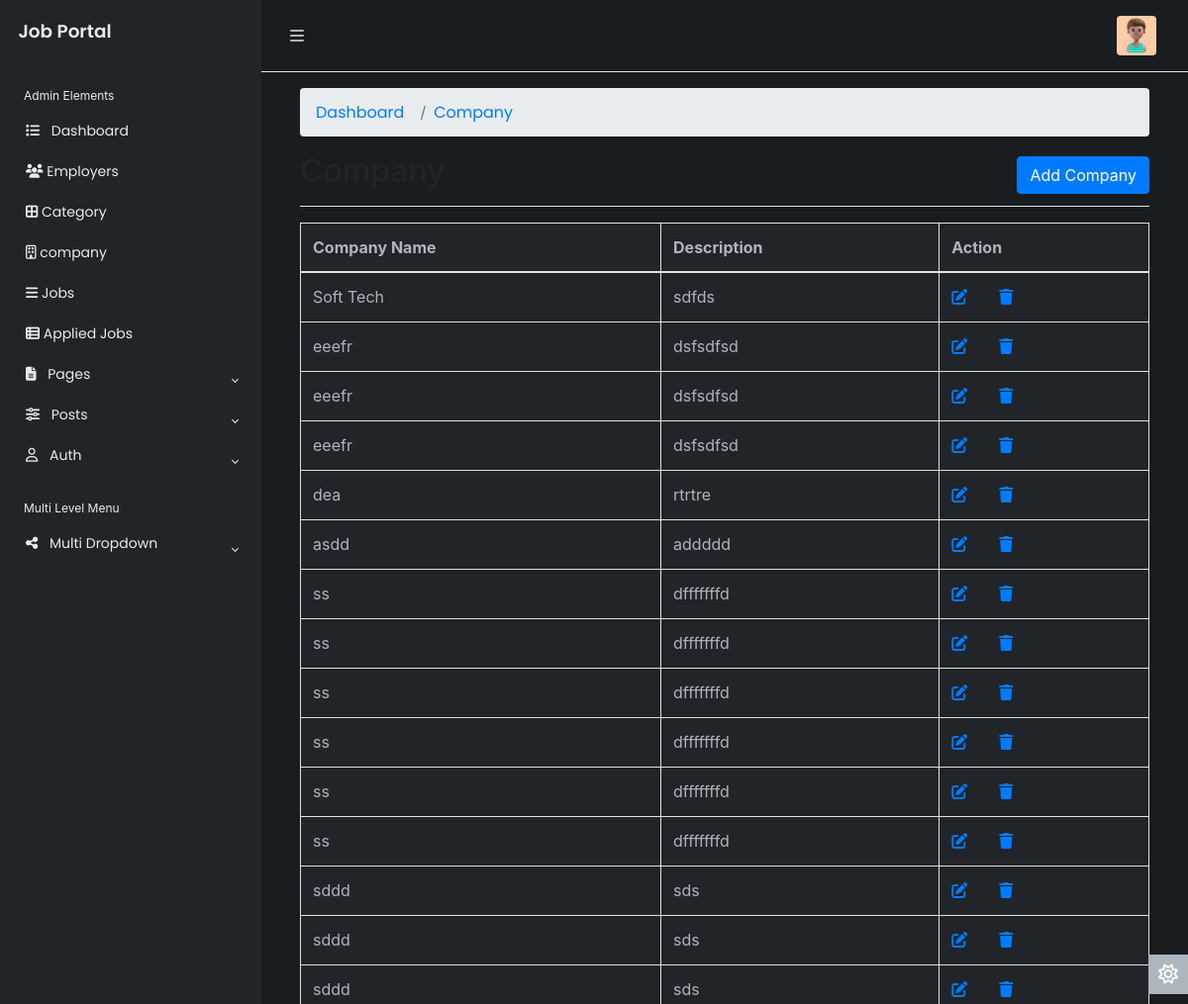
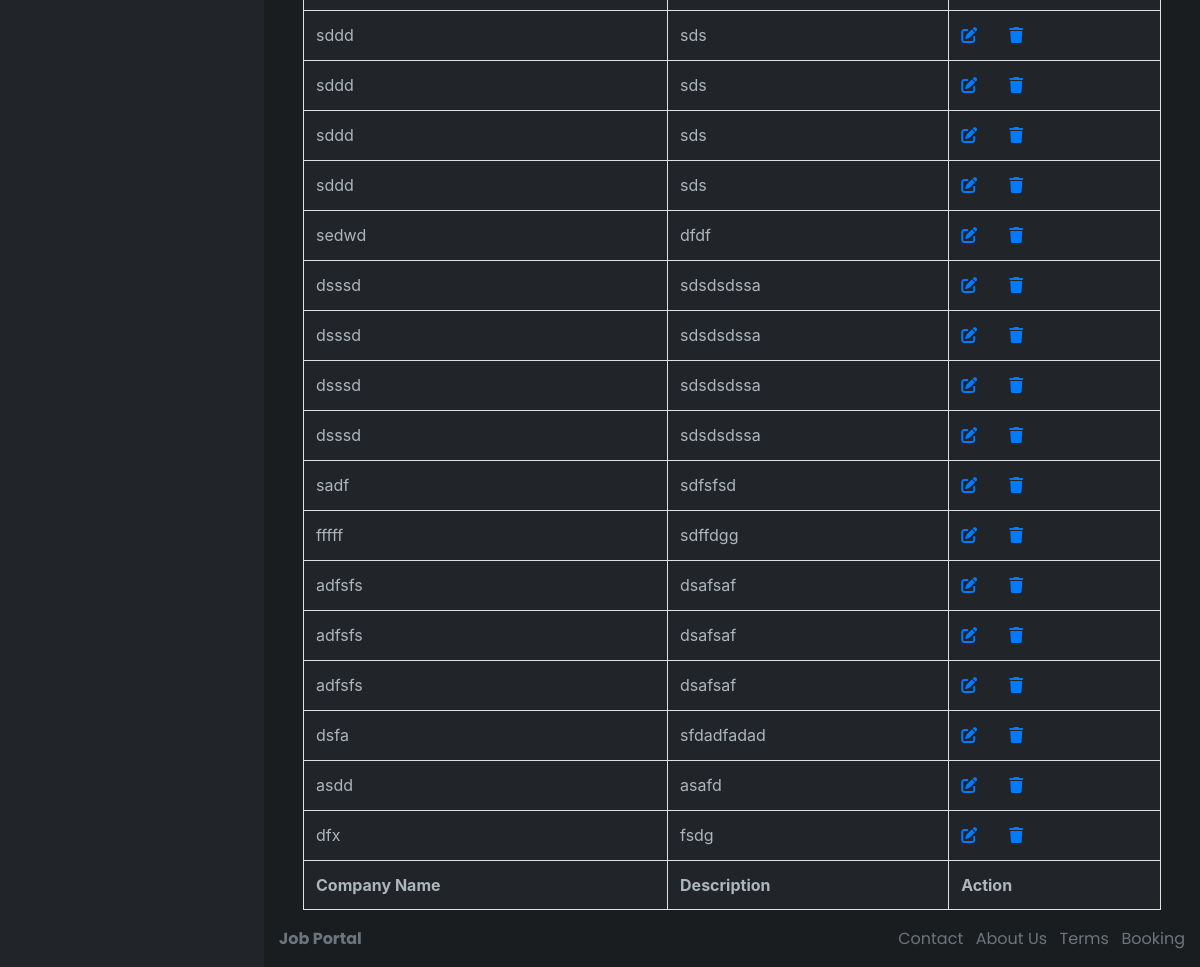
The app's page /admin2/company.php (signed in) with its own data (2 pictures, top to bottom).
### tables this page shows
CREATE TABLE `company` (
  `cid` int(11) NOT NULL,
  `cname` varchar(111) NOT NULL,
  `description` varchar(111) NOT NULL,
  `admin` varchar(100) NOT NULL,
  `des` varchar(200) NOT NULL
);

### admin2/company.php (the view, shortened to what this page needs)
<?php include('header.php');?>
<?php include('sidebar.php');?>
<?php
    $query="select * from company";
    $result=mysqli_query($connection,$query);
    $raw=mysqli_num_rows($result);
?>
<div class="container-fluid">
<main role="main" class="col-md-9 ml-sm-auto col-lg-12 pt-3 px-4">
        <nav aria-label="breadcrumb">
  <ol class="breadcrumb">
    <li class="breadcrumb-item"><a href="admin_dashboard.php">Dashboard</a></li>
    <li class="breadcrumb-item"><a href="company.php">Company</a></li>
  </ol>
</nav>
<div class="d-flex justify-content-between flex-wrap flex-md-nowrap align-items-center pb-2 mb-3 border-bottom">
          <h1 class="h2">Company</h1>
           <a href="add_company.php" class="btn btn-primary">Add Company</a>
          </div>
<div class="table-responsive">
<table id="example" class="table  table-bordered" style="width:100%">
        <thead>
            <tr>
                <th>Company Name</th>
                <th>Description</th>
                <th>Action</th>
            </tr>
        </thead>
        <tbody>
        <?php
         if($raw>0){
          while($data=mysqli_fetch_assoc($result)) {
    ?>
            <tr>
        <td><?php echo $data['cname'];?></td>
      <td><?php echo $data['description'];?></td>
      <td><a href="edit_company.php?uid=<?php echo $data['cid'];?>"> <i class="fa-solid fa-pen-to-square mr-3"></i></a><a href="company.php?did=<?php echo $data['cid'];?>"><i class="fa-solid fa-trash ml-3"></i></a></td>
            </tr>
            <?php }}; ?>
        </tbody>
        <tfoot>
            <tr>
                <th>Company Name</th>
                <th>Description</th>
                <th>Action</th>
            </tr>
        </tfoot>
    </table>
    </div>
    </div>
<?php include('footer.php');?>

### admin2/css/style.css (style rules this page uses)
body { font-family: 'Poppins', sans-serif; font-size: 0.875rem; opacity: 1; overflow-y: scroll; margin: 0; }
a { cursor: pointer; text-decoration: none; font-family: 'Poppins', sans-serif; }
li { list-style: none; }

### records on screen
company: cname "Soft Tech", description "sdfds"
company: cname "eeefr", description "dsfsdfsd"
company: cname "eeefr", description "dsfsdfsd"
company: cname "eeefr", description "dsfsdfsd"
company: cname "dea", description "rtrtre"
company: cname "asdd", description "addddd"
company: cname "ss", description "dfffffffd"
company: cname "ss", description "dfffffffd"
company: cname "ss", description "dfffffffd"
company: cname "ss", description "dfffffffd"
company: cname "ss", description "dfffffffd"
company: cname "ss", description "dfffffffd"
company: cname "sddd", description "sds"
company: cname "sddd", description "sds"
company: cname "sddd", description "sds"
company: cname "sddd", description "sds"
company: cname "sddd", description "sds"
company: cname "sddd", description "sds"
company: cname "sddd", description "sds"
company: cname "sedwd", description "dfdf"
company: cname "dsssd", description "sdsdsdssa"
company: cname "dsssd", description "sdsdsdssa"
company: cname "dsssd", description "sdsdsdssa"
company: cname "dsssd", description "sdsdsdssa"
company: cname "sadf", description "sdfsfsd"
company: cname "fffff", description "sdffdgg"
company: cname "adfsfs", description "dsafsaf"
company: cname "adfsfs", description "dsafsaf"
company: cname "adfsfs", description "dsafsaf"
company: cname "dsfa", description "sfdadfadad"
company: cname "asdd", description "asafd"
company: cname "dfx", description "fsdg"
